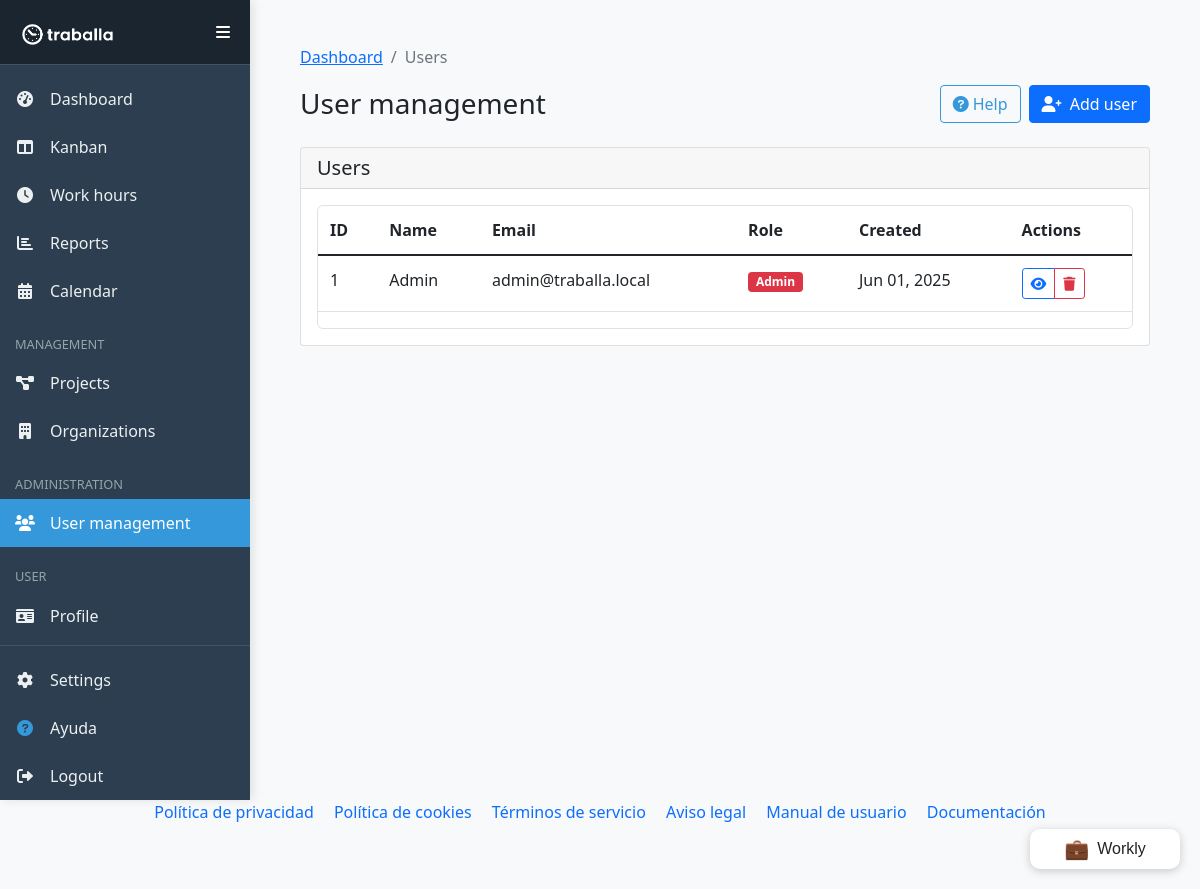
Screenshot of /webroot/index.php?page=users (signed in) with the database file from the repository.
### tables this page shows
CREATE TABLE `users` (
  `id` int(11) NOT NULL,
  `name` varchar(100) NOT NULL,
  `email` varchar(100) NOT NULL,
  `password` varchar(255) NOT NULL,
  `role` enum('admin','user','employee') NOT NULL DEFAULT 'user',
  `created_at` timestamp NULL DEFAULT current_timestamp()
);

### includes/Session.php (called while the page is built, shortened)
<?php
class Session {
    private $db;
    private $session_table = 'user_sessions';
    private $session_lifetime = 86400;
    private $cookie_name = 'session';
    private $session_id;
    private $session_data = [];
    public function __construct($db) {
        $this->db = $db;
        $this->startSession();
    }
    private function startSession() {
        if (isset($_COOKIE[$this->cookie_name])) {
            $this->session_id = $_COOKIE[$this->cookie_name];
            $this->loadSessionFromDB();
        } else {
            $this->session_id = $this->generateSessionId();
            $this->session_data['last_activity'] = time();
            $this->updateSessionInDB();
        }
        $secure = isset($_SERVER['HTTPS']);
        $this->cleanExpiredSessions();
    }
    private function generateSessionId() {
        return bin2hex(random_bytes(32));
    }
    private function loadSessionFromDB() {
        $stmt = $this->db->prepare("SELECT session_data FROM {$this->session_table} WHERE session_id = ? AND expiry > ?");
        $stmt->execute([$this->session_id, time()]);
        $result = $stmt->fetch(PDO::FETCH_ASSOC);
        if ($result) {
            $this->session_data = unserialize($result['session_data']);
            $this->is_valid_session = true;
        } else {
            $this->session_id = $this->generateSessionId();
            $this->session_data = ['last_activity' => time()];
            $this->updateSessionInDB();
        }
    }
    private function syncWithPHPSession() {
        foreach ($_SESSION as $key => $value) {
            if (!isset($this->session_data[$key]) || $this->session_data[$key] !== $value) {
                $this->session_data[$key] = $value;
            }
        }
    }
    private function shouldRefreshSession() {
        return false;
    }
    private function updateSessionInDB() {
        $data = serialize($this->session_data);
        $expiry = time() + $this->session_lifetime;
        $stmt = $this->db->prepare("INSERT INTO {$this->session_table}
            (session_id, session_data, expiry)
            VALUES (?, ?, ?)
            ON DUPLICATE KEY UPDATE
            session_data = ?, expiry = ?");
        $stmt->execute([$this->session_id, $data, $expiry, $data, $expiry]);
    }
    private function cleanExpiredSessions() {
        $stmt = $this->db->prepare("DELETE FROM {$this->session_table} WHERE expiry < ?");
        $stmt->execute([time()]);
    }
}

### includes/Router.php (called while the page is built, shortened)
<?php
class Router {
    private $basePage = 'dashboard';
    public function getCurrentRoute() {
        return isset($_GET['page']) ? $_GET['page'] : $this->basePage;
    }
    public function url($route, $params = []) {
        $basePath = defined('BASE_PATH') ? BASE_PATH : '';
        $useFriendlyUrls = function_exists('apache_get_modules') &&
                          in_array('mod_rewrite', apache_get_modules());
        if ($useFriendlyUrls && $route !== 'dashboard') {
            $url = $basePath . '/' . $route;
        } else if ($route === 'dashboard') {
            $url = $basePath . '/';
        } else {
            $url = $basePath . '/index.php?page=' . $route;
        }
        return $url;
    }
}

### includes/router-helpers.php (called while the page is built, shortened)
<?php
if (!function_exists('current_route')) {
    function current_route() {
        global $router, $page;
        if (isset($router) && $router instanceof Router) {
            return $router->getCurrentRoute();
        }
        return $page ?? 'dashboard';
    }
}

### includes/functions.php (called while the page is built, shortened)
<?php
function sanitize_output($data, $allow_html = false) {
    $data = trim($data);
    return htmlspecialchars($data, ENT_QUOTES | ENT_HTML5, 'UTF-8');
}
function sanitize_attribute($data) {
    return htmlspecialchars(trim($data), ENT_QUOTES | ENT_HTML5, 'UTF-8');
}
function getAllUsers($pdo) {
  $stmt = $pdo->prepare("SELECT * FROM users ORDER BY name");
  $stmt->execute();
  return $stmt->fetchAll(PDO::FETCH_ASSOC);
}

### pages/users.php (the view, shortened to what this page needs)
<?php
require_once __DIR__ . '/../includes/Breadcrumb.php';
$users = getAllUsers($pdo);
?>
<?php
global $router;
$breadcrumb = new Breadcrumb($router);
echo $breadcrumb->render(current_route());
?>
<div class="d-flex justify-content-between align-items-center mb-4">
    <h1 class="h3 mb-0">User management</h1>
    <div class="d-flex gap-2">
        <button class="btn btn-outline-info help-btn" data-help-context="account-settings">
            <i class="fas fa-question-circle me-1"></i>Help
        </button>
        <button type="button" class="btn btn-primary" data-bs-toggle="modal" data-bs-target="#addUserModal">
            <i class="fas fa-user-plus me-1"></i> Add user
        </button>
    </div>
</div>
<div class="card">
    <div class="card-header">
        <h5 class="mb-0">Users</h5>
    </div>
    <div class="card-body">
        <div class="table-responsive">
            <table class="table table-hover">
                <thead>
                    <tr>
                        <th>ID</th>
                        <th>Name</th>
                        <th>Email</th>
                        <th>Role</th>
                        <th>Created</th>
                        <th>Actions</th>
                    </tr>
                </thead>
                <tbody>
                    <?php if (empty($users)): ?>
                        <tr>
                            <td colspan="6" class="text-center">No users found.</td>
                        </tr>
                    <?php else: ?>
                        <?php foreach ($users as $user): ?>
                            <tr>
                                <td><?php echo (int)$user['id']; ?></td>
                                <td><?php echo sanitize_output($user['name']); ?></td>
                                <td><?php echo sanitize_output($user['email']); ?></td>
                                <td>
                                    <?php if ($user['role'] === 'admin'): ?>
                                        <span class="badge bg-danger">Admin</span>
                                    <?php elseif ($user['role'] === 'employee'): ?>
                                        <span class="badge bg-info">Employee</span>
                                    <?php else: ?>
                                        <span class="badge bg-secondary">User</span>
                                    <?php endif; ?>
                                </td>
                                <td><?php echo date('M d, Y', strtotime($user['created_at'])); ?></td>
                                <td>
                                    <div class="btn-group btn-group-sm">
                                        <button type="button" class="btn btn-outline-primary view-user-btn"
                                                data-bs-toggle="modal" data-bs-target="#viewUserModal"
                                                data-id="<?php echo (int)$user['id']; ?>"
                                                data-name="<?php echo sanitize_attribute($user['name']); ?>"
                                                data-email="<?php echo sanitize_attribute($user['email']); ?>"
                                                data-role="<?php echo sanitize_attribute($user['role']); ?>"
                                                data-created="<?php echo sanitize_attribute(date('M d, Y', strtotime($user['created_at']))); ?>">
                                            <i class="fas fa-eye"></i>
                                        </button>
                                        <button type="button" class="btn btn-outline-danger delete-user-btn"
                                                data-bs-toggle="modal" data-bs-target="#deleteUserModal"
                                                data-id="<?php echo (int)$user['id']; ?>"
                                                data-name="<?php echo sanitize_attribute($user['name']); ?>"
                                                data-role="<?php echo sanitize_attribute($user['role']); ?>">
                                            <i class="fas fa-trash"></i>
                                        </button>
                                    </div>
                                </td>
                            </tr>
                        <?php endforeach; ?>
                    <?php endif; ?>
                </tbody>
            </table>
        </div>
    </div>
</div>

### webroot/assets/css/style.css (style rules this page uses)
html, body { margin: 0; padding: 0; overflow-x: auto; }
body { background-color: #f8f9fa; font-family: 'Segoe UI', Tahoma, Geneva, Verdana, sans-serif; }
.card { transition: all 0.3s ease; overflow: hidden; }
.table-responsive { overflow-x: auto; overflow-y: visible; position: relative; scrollbar-width: auto; scrollbar-color: #0d6efd #e9ecef; border: 1px solid #dee2e6; border-radius: 0.375rem; background: #fff; transition: box-shadow 0.3s ease, border-color 0.3s ease; }
.table-responsive::before, .table-responsive::after { content: ''; position: absolute; top: 0; bottom: 16px; width: 30px; pointer-events: none; z-index: 10; transition: opacity 0.3s ease; }
.table-responsive::before { left: 1px; background: linear-gradient(to right, rgba(13,110,253,0.15), transparent); opacity: 0; }
.table-responsive::after { right: 1px; background: linear-gradient(to left, rgba(13,110,253,0.15), transparent); opacity: 0; }
.table-responsive table { min-width: 100%; }
.table-responsive td, .table-responsive th { white-space: nowrap; padding: 0.75rem; border-bottom: 1px solid #dee2e6; }

### webroot/assets/css/sidebar.css (style rules this page uses)
.help-btn, .btn-help { border-color: #3498db; color: #3498db; transition: all 0.3s ease; }

### rows the page displays
users: id "1", name "Admin", email "admin@traballa.local", role "Admin", created_at "Jun 01, 2025"
